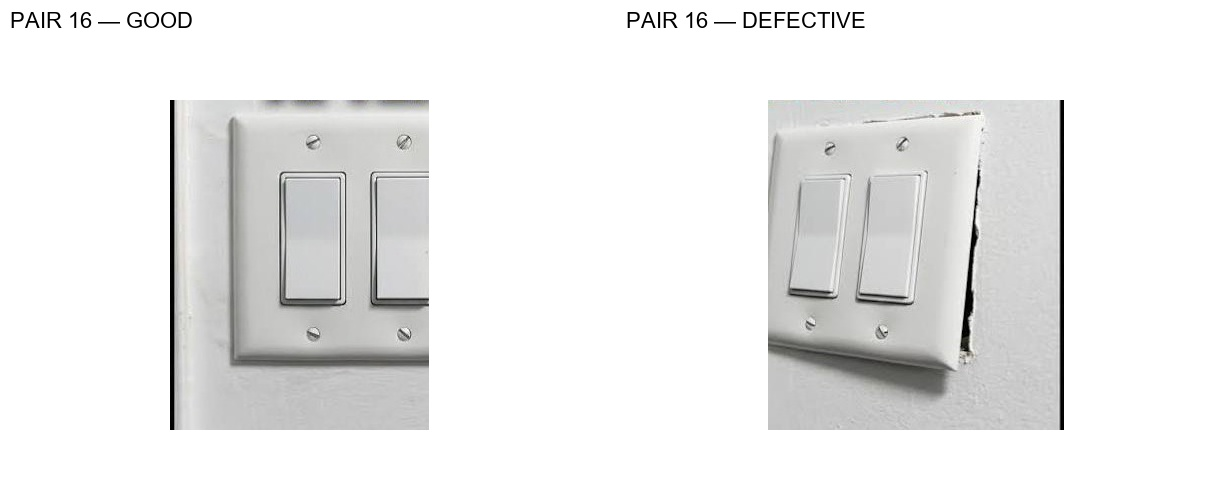
#> input picture data/audit_pairs_1_5.jpg, 1216 x 501 px
$ python -i main.py   (imports and definitions only)
#> lines starting #> are read from the running program, lines starting #| are printed output that depends on the picture; after the words box and inside, x2 and y2 are one past the last pixel; in counts of white or black regions, pixels touching at a corner belong together
#> further down, picture is the input picture: shape (501, 1216, 3); mean B, G, R 235.1, 235.5, 235.5

import base64
import sqlite3
import uuid
from datetime import datetime, timezone
from pathlib import Path

import cv2
import numpy as np
from fastapi import FastAPI, File, Form, HTTPException, UploadFile
from fastapi.middleware.cors import CORSMiddleware


# --------------------------------------------------
# PATHS AND CONFIGURATION
# --------------------------------------------------

BASE_DIR = Path(__file__).resolve().parent.parent
DATA_DIR = BASE_DIR / "data"
UPLOAD_DIR = DATA_DIR / "uploads"
DB_PATH = DATA_DIR / "q_insight.db"
REFERENCE_PATH = DATA_DIR / "reference.jpg"

# [2 lines not run here, left out]

MAX_FILE_SIZE = 10 * 1024 * 1024  # 10 MB


# --------------------------------------------------
# FASTAPI APPLICATION
# --------------------------------------------------

# [19 lines not run here, left out]


# --------------------------------------------------
# DATABASE
# Existing inspection history is preserved.
# --------------------------------------------------

# [25 lines left out: functions connect_db, initialize_db, not called in this run]


# [1 line not run here, left out]


# --------------------------------------------------
# IMAGE VALIDATION
# --------------------------------------------------

# [12 lines left out: function read_image, not called in this run]


# --------------------------------------------------
# VISUAL DIFFERENCE HEATMAP
# --------------------------------------------------


def crop_product_region(image: np.ndarray) -> np.ndarray:
    """
    Attempt to crop the largest plausible rectangular product region.
    Falls back to the full image if a reliable rectangle is not found.
    """
    height, width = image.shape[:2]
#> height = 501; width = 1216
    image_area = height * width
#> image_area = 609216

    gray = cv2.cvtColor(image, cv2.COLOR_BGR2GRAY)
    blurred = cv2.GaussianBlur(gray, (5, 5), 0)
    edges = cv2.Canny(blurred, 40, 120)
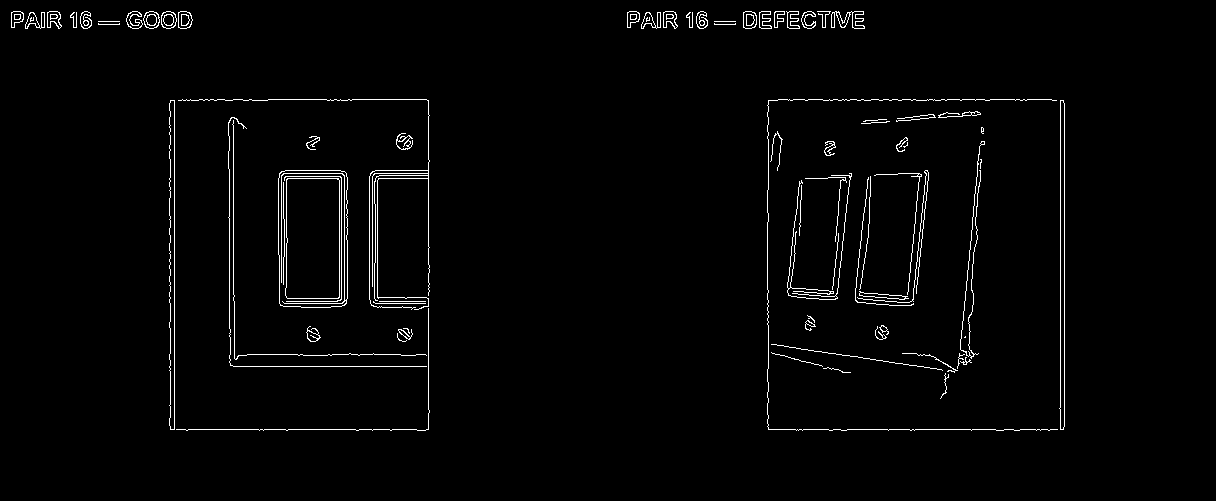
#> edges: shape (501, 1216); 1.9% white in thin lines or dots, all inside (x1, y1, x2, y2) = (11, 11, 1065, 431)

    kernel = np.ones((5, 5), np.uint8)
    edges = cv2.morphologyEx(
        edges, cv2.MORPH_CLOSE, kernel, iterations=2
    )
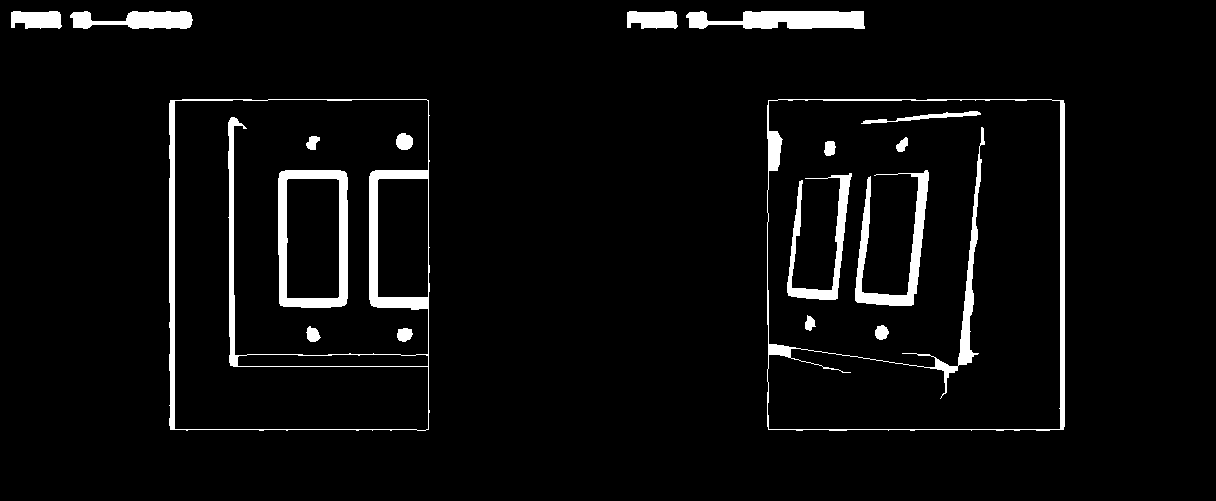
#> edges: shape (501, 1216); 4.5% white; 18 white regions

    contours, _ = cv2.findContours(
        edges, cv2.RETR_EXTERNAL, cv2.CHAIN_APPROX_SIMPLE
    )
#> contours = 6 contours; box (x1, y1, x2, y2) and area: (767, 99, 1065, 431) 97910, (169, 99, 430, 431) 85362, (686, 11, 865, 29) 2282, (70, 11, 193, 29) 1388, (627, 11, 678, 29) 704, (11, 11, 62, 29) 704

    candidates = []

    for contour in contours:
        area = cv2.contourArea(contour)

        # Ignore tiny details and contours covering almost the whole image.
        if area < image_area * 0.03 or area > image_area * 0.85:
            continue

        perimeter = cv2.arcLength(contour, True)
        polygon = cv2.approxPolyDP(
            contour, 0.03 * perimeter, True
        )

        if len(polygon) != 4 or not cv2.isContourConvex(polygon):
            continue

        x, y, box_width, box_height = cv2.boundingRect(polygon)

        if box_width < width * 0.08 or box_height < height * 0.08:
            continue

        aspect_ratio = box_width / max(box_height, 1)

        if not 0.2 <= aspect_ratio <= 4.0:
            continue

        candidates.append((area, x, y, box_width, box_height))
#> this loop made 6 passes
#> area on passes 3 to 6: 2281.5, 704, 1388, 704
#> (area, perimeter, polygon, x, y, box_width, box_height, aspect_ratio) on passes 1 to 2: (97910, 1261.3, [[768, 100], [768, 429], [1063, 429], [1063, 100]], 768, 100, 296, 330, 0.897), (85362, 1192.2, [[170, 100], [170, 429], [428, 429], [428, 100]], 170, 100, 259, 330, 0.785)
#> after the loop, candidates = [(97910, 768, 100, 296, 330), (85362, 170, 100, 259, 330)]

    if not candidates:
        # Do not guess a crop if no plausible product rectangle is found.
        return image.copy()

    # The largest plausible quadrilateral is our best crop candidate.
    _, x, y, box_width, box_height = max(candidates)
#> x = 768; box_width = 296

    pad_x = int(box_width * 0.04)
#> pad_x = 11
    pad_y = int(box_height * 0.04)
#> pad_y = 13

    x1 = max(0, x - pad_x)
#> x1 = 757
    y1 = max(0, y - pad_y)
#> y1 = 87
    x2 = min(width, x + box_width + pad_x)
#> x2 = 1075
    y2 = min(height, y + box_height + pad_y)
#> y2 = 443

    cropped = image[y1:y2, x1:x2]
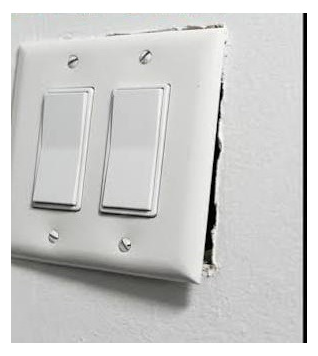
#> cropped: shape (356, 318, 3); mean B, G, R 202, 203.1, 202.9

    if cropped.size == 0:
        return image.copy()

    return cropped


# [287 lines left out: functions align_reference_to_image, create_difference_map, inspect_image, root, health_check, not called in this run]


# --------------------------------------------------
# CREATE INSPECTION
# --------------------------------------------------

# [109 lines not run here, left out]


# --------------------------------------------------
# INSPECTION HISTORY
# --------------------------------------------------

# [12 lines that did not run here, left out]


# --------------------------------------------------
# ANALYTICS
# --------------------------------------------------

# [41 lines that did not run here, left out]

>>> import cv2
>>> picture = cv2.imread('../data/audit_pairs_1_5.jpg')
>>> result = crop_product_region(picture)
